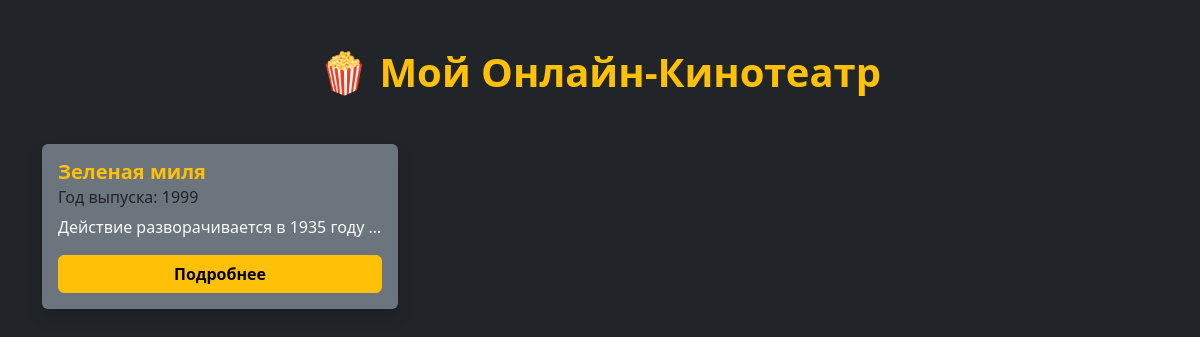
The page / on the database its author committed.
### main/models.py (models this page shows, shortened)
class Movie(models.Model):
    title = models.CharField(max_length=100, verbose_name='Название фильма')
    release_year = models.IntegerField(verbose_name='Год выпуска')
    description = models.TextField(verbose_name="Описание сюжета")
    genres = models.ManyToManyField(
        Genre,
        related_name="movies",
        verbose_name="Жанры"
    )
    actors = models.ManyToManyField(
        Actor,
        related_name="movies",
        verbose_name='Актеры'
    )
    director = models.ForeignKey(
        Director,
        on_delete=models.CASCADE,
        related_name="movies",
        verbose_name='Режиссер',
    )

### main/views.py (the view)
# urls.py: path('', MovieListView.as_view(), name='movie_home'),
class MovieListView(ListView):
    model = Movie
    template_name = "main/movie_list.html"
    context_object_name = "movies"

### main/templates/main/movie_list.html (shortened to what this page needs)
<!DOCTYPE html>
<html lang="ru">
<head>
    <link href="https://cdn.jsdelivr.net/npm/bootstrap@5.3.0/dist/css/bootstrap.min.css" rel="stylesheet">
</head>
<body class="bg-dark text-light"> <div class="container mt-5">
        <h1 class="text-center mb-5 text-warning fw-bold">🍿 Мой Онлайн-Кинотеатр</h1>
        <div class="row row-cols-1 row-cols-md-3 g-4">
            {% for movie in movies %}
                <div class="col">
                    <div class="card h-100 bg-secondary text-light border-0 shadow">
                        <div class="card-body d-flex flex-column">
                            <h5 class="card-title fw-bold text-warning">{{ movie.title }}</h5>
                            <h6 class="card-subtitle mb-2 text-dark">Год выпуска: {{ movie.release_year }}</h6>
                            <p class="card-text text-truncate">{{ movie.description }}</p>
                            <a href="{% url 'movie_detail' movie.pk %}" class="btn btn-warning mt-auto fw-bold">Подробнее</a>
                        </div>
                    </div>
                </div>
            {% empty %}
                <div class="col-12 text-center">
                    <p class="fs-4 text-muted">Фильмов пока нет в базе данных. Добавь их через админку!</p>
                </div>
            {% endfor %}
        </div>
    </div>
</body>
</html>

### rows shown on the page
Movie: title "Зеленая миля", release_year "1999", description "Действие разворачивается в 1935 году…"
